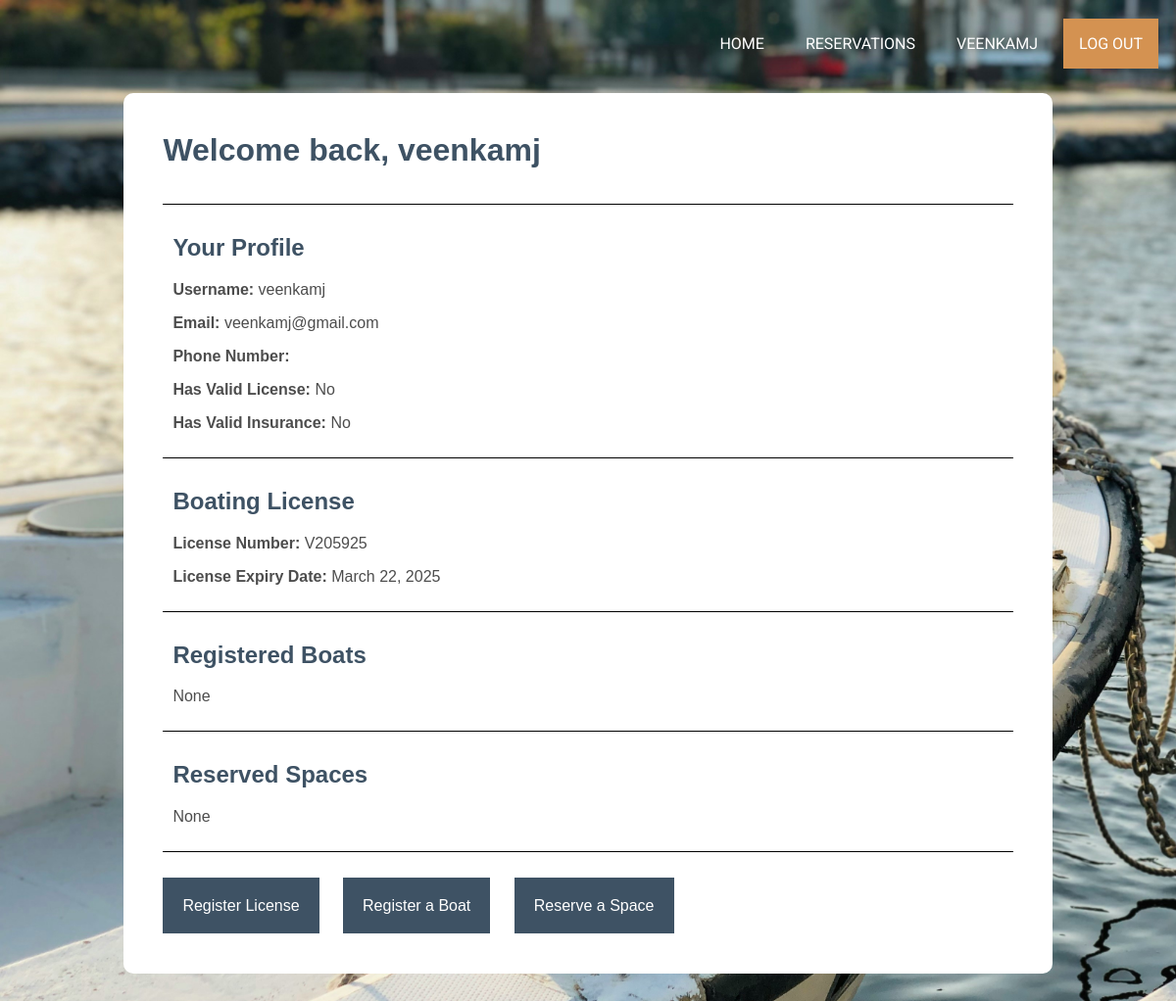
Before: /marina/profile/ (signed in) with the older database file.
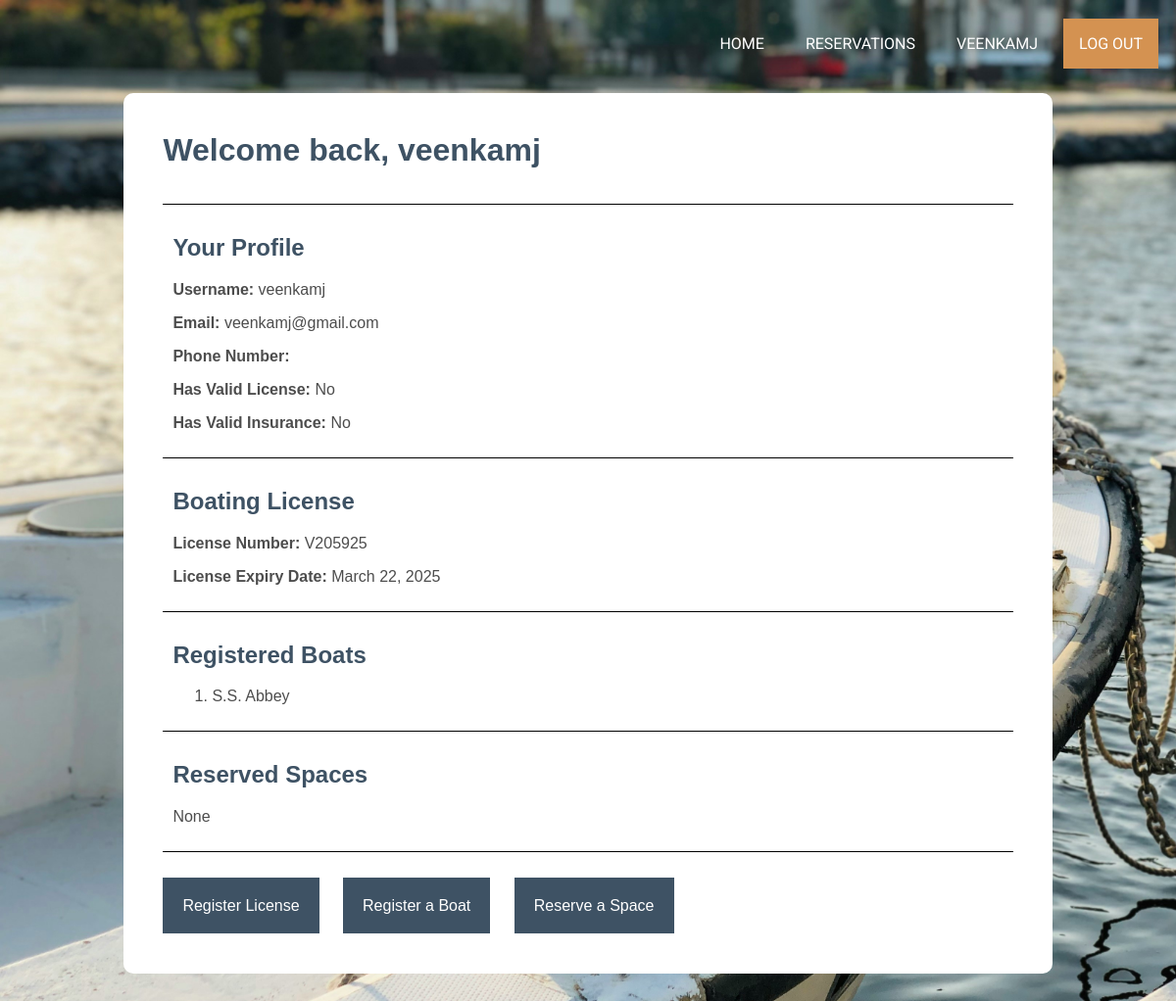
After: the same page with the newer database file.
### marina/models.py (models this page shows, shortened)
class CustomUser(AbstractUser):
    username = models.CharField(max_length=40, unique=True)
    email = models.EmailField(max_length=254)
    phone_number = PhoneNumberField()
    has_valid_license = models.BooleanField(default=False)
    has_valid_insurance = models.BooleanField(default=False)
    USERNAME_FIELD = 'username'

class BoatLicense(models.Model):
    user = models.OneToOneField(settings.AUTH_USER_MODEL, on_delete=models.CASCADE)
    license_num = models.CharField(max_length=50)
    license_expiry_date = models.DateField()

class Boat(models.Model):
    boat_name = models.CharField(max_length=100)
    type = models.CharField(max_length=50)
    owner = models.ForeignKey(settings.AUTH_USER_MODEL, on_delete=models.CASCADE)

### marina/views.py (the view)
# urls.py: path('profile/', views.profile, name='profile'),
def profile(request):
    return render(request, 'marina/profile.html')

### marina/templates/marina/profile.html (shortened to what this page needs)
{% extends 'marina/base.html' %}
{% load static %}
{% block extrahead %}
<link rel="stylesheet" href="{% static "marina/css/profile.css" %}">
{% endblock %}
{% block content %}
  <div class="outside">
    <h1>Welcome back, {{ user.username }}</h1>
    <div class="attributes">
      <br></br>
      <div class="attributes-section" id="attr-1">
        <h2>Your Profile</h2>
        <p><strong>Username:</strong> {{ user.username }}</p>
        <p><strong>Email:</strong> {{ user.email }}</p>
        <p><strong>Phone Number:</strong> {{ user.phone_number }}</p>
        <p><strong>Has Valid License:</strong> {% if user.has_valid_license %}Yes{% else %}No{% endif %}</p>
        <p><strong>Has Valid Insurance:</strong> {% if user.has_valid_insurance %}Yes{% else %}No{% endif %}</p>
      </div>
    <div class="attributes-section" id="attr-2">
    {% if user.boatlicense %}
      <h2>Boating License</h2>
      <p><strong>License Number:</strong> {{ user.boatlicense.license_num }}</p>
      <p><strong>License Expiry Date:</strong> {{ user.boatlicense.license_expiry_date }}</p>
    {% else %}
      <h2>Boating License</h2>
      <p><strong>License Number:</strong>Not submitted</p>
      <p><strong>License Expiry Date:</strong>Not submitted</p>
    {% endif %}
    </div>
    <div class="attributes-section" id="attr-3">
    {% if user.boat_set.all %}
        <h2>Registered Boats</h2>
        <ol>
          {% for boat in user.boat_set.all %}
            <li>{{ boat.boat_name }}</li>
          {% endfor %}
        </ol>
    {% else %}
        <h2>Registered Boats</h2>
        <p>None</p>
    {% endif %}
    </div>
    <div class="attributes-section" id="attr-4">
    {% if user.boatspace_set.all %}
      <h2>Reserved Spaces</h2>
      <ul>
        {% for boatspace in user.boatspace_set.all %}
          <li>{{ boatspace.id }} - {% if boatspace.boat %}{{ boatspace.boat.name }}{% else %}No Boat{% endif %}</li>
        {% endfor %}
      </ul>
    {% else %}
      <h2>Reserved Spaces</h2>
      <p>None</p>
    {% endif %}
    </div>
    </div>
    <br></br>
    <div class="buttons">
      <a id="btn1" href="{% url 'license' %}">Register License</a>
      <a id="btn2" href="{% url 'add_boat' %}">Register a Boat</a>
      <a id="btn3" href="{% url 'boatspace-list' %}">Reserve a Space</a>
    </div>
  </div>
{% endblock %}

### marina/templates/marina/base.html (shortened to what this page needs)
{% load static %}
<!DOCTYPE html>
<html lang="en">
<head>
    {% block head %}
        <link rel="stylesheet" href="{% static "marina/css/styles.css" %}">
        {% block extrahead %}{% endblock %}
    {% endblock %}
</head>
<body>
    <div class="navigation">
    {% block sidebar %}
        <nav role="navigation">
            {% if user.is_authenticated %}
                <ul>
                    <li id="log-out"><a href="{% url 'logout' %}">LOG OUT</a></li>
                    <li><a href="{% url 'profile' %}">{{ user.username|capfirst|upper }}</a></li>
            {% else %}
                    <li id="new-acc"><a href="{% url 'signup' %}">SIGN UP</a></li>
                    <li><a href="{% url 'login' %}">LOG IN</a></li>
            {% endif %}
                    <li><a href="{% url 'boatspace-list' %}">RESERVATIONS</a></li>
                    <li><a href="{% url 'index' %}">HOME</a></li>
                </ul>
        </nav>
    {% endblock %}
    </div>
    <div class="content">
        {% block content %}{% endblock %}
    </div>
</body>
</html>

### marina/static/marina/css/styles.css (style rules this page uses)
html { background-size: cover; padding: 0; margin: 0; border: 0; }
body { display: flex; flex-direction: column; }
.navigation nav li { display: inline; float: right; margin-right: 10px; font-family: 'Roboto', sans-serif; padding: 1em; position: relative; bottom: 5px; }
a:link, a:visited { color: white; text-decoration: none; }
#new-acc, #log-out { background-color: rgb(212, 146, 81); }

### marina/static/marina/css/profile.css (style rules this page uses)
.content { display: flex; flex-direction: column; align-items: center; position: relative; justify-content: center; min-height: 100vh; font-family: Arial, Arial, Helvetica, sans-serif; }
.outside { display: flex; flex-direction: column; background-color: white; padding-bottom: 20px; border-radius: 10px; width: 80%; margin-bottom: 120px; margin-top: 20px; }
.attributes, .buttons { padding-left: 40px; padding-right: 40px; }
h1 { color: rgb(62, 82, 100); position: relative; font-family: Arial, Helvetica, sans-serif; font-size: 2em; margin: 0; padding: 40px 40px 0 40px; }
.buttons a { color: black; }
.attributes-section { color: rgb(77,77,77); border-top: 1px solid black; border-bottom: 1px solid black; padding: 10px; margin: 0; }
.buttons { padding: 10px 40px 40px 40px; }
#attr-4, #attr-3, #attr-2 { border-top: none; }
h2 { color: rgb(62, 82, 100); }
#btn1, #btn2, #btn3 { color: white; padding: 20px; background-color: rgb(62, 82, 100); }
#btn2, #btn3 { margin-left: 20px; }

Changed rows visible on the page:
added Boat: boat_name "S.S. Abbey"
Other visible differences:
text no longer shown: "None"
